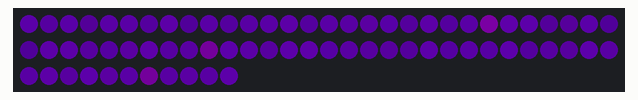
Simulated run of this sketch. Board: ESP8266 (NodeMCU). On the bench: 71 RGB LEDs in strip order, left to right, continuing on the next row. Dim RGB values are drawn brighter than linear; random numbers use the default seed unless the sketch sets one.

Above: at 0.09 s.

The sketch:

enderman.ino
```cpp
//enderman
#include <Adafruit_NeoPixel.h>

#define LED_PIN D2
#define NUM_LEDS 71

Adafruit_NeoPixel leds(NUM_LEDS, LED_PIN, NEO_GRB + NEO_KHZ800);

int brilloActual[NUM_LEDS];
int brilloObjetivo[NUM_LEDS];

unsigned long tiempoAnterior = 0;

void setup() {

  leds.begin();
  leds.setBrightness(60);
  leds.show();

  randomSeed(analogRead(A0));

  // Inicializar intensidades
  for (int i = 0; i < NUM_LEDS; i++) {
    brilloActual[i] = random(100, 200);
    brilloObjetivo[i] = random(100, 200);
  }
}

void loop() {

  if (millis() - tiempoAnterior >= 80) {

    tiempoAnterior = millis();

    for (int i = 0; i < NUM_LEDS; i++) {

      // Cambios aleatorios de intensidad
      if (random(100) < 8) {
        brilloObjetivo[i] = random(10, 256);
      }

      // Transición suave
      if (brilloActual[i] < brilloObjetivo[i]) {
        brilloActual[i] += 2;
      }
      else if (brilloActual[i] > brilloObjetivo[i]) {
        brilloActual[i] -= 2;
      }

      brilloActual[i] = constrain(brilloActual[i], 90, 255);

      int brillo = brilloActual[i];

      // Variación entre morado y violeta
      int rojo = brillo * 0.55;
      int verde = 0;
      int azul = brillo;

      // Pequeña variación aleatoria de tonalidad
      if (random(100) < 3) {
        rojo = brillo * 0.75;
      }

      leds.setPixelColor(i, leds.Color(rojo, verde, azul));
    }

    leds.show();
  }
}
```
